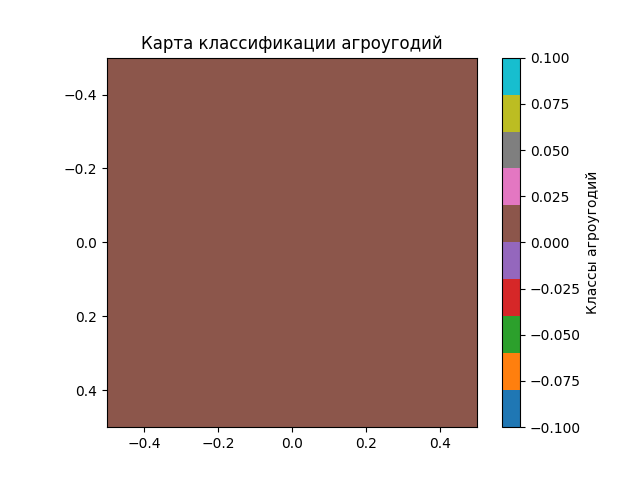
#> input picture data/results/classification_map.png, 640 x 480 px
$ python -i listing.py   (imports and definitions only)   (older library calls are emulated)
#> lines starting #> are read from the running program, lines starting #| are printed output that depends on the picture
### core/fft_analysis.py
import numpy as np  # type: ignore
import cv2  # type: ignore
import sys
# Устанавливаем кодировку UTF-8 для вывода
sys.stdout.reconfigure(encoding='utf-8')
sys.stderr.reconfigure(encoding='utf-8')


def perform_fft(image):
    """Выполняет преобразование Фурье и возвращает спектр мощности."""
    if len(image.shape) > 2:
        gray = cv2.cvtColor(image, cv2.COLOR_BGR2GRAY)
    else:
        gray = image

    # Преобразуем в 8-битное изображение (uint8), если это необходимо
    if gray.dtype != np.uint8:
        gray = cv2.normalize(gray, None, 0, 255, cv2.NORM_MINMAX).astype(np.uint8)

    f = np.fft.fft2(gray)
    fshift = np.fft.fftshift(f)
    magnitude_spectrum = 20 * np.log(np.abs(fshift))  # Спектр мощности

    # Отладочный вывод полного спектра Фурье
    print("Полный спектр Фурье (массив):")
    print(magnitude_spectrum)

    # Извлечение признаков
    mean = np.mean(magnitude_spectrum)
    std = np.std(magnitude_spectrum)

    height, width = magnitude_spectrum.shape
    center_x, center_y = width // 2, height // 2

    energy_q1 = np.sum(magnitude_spectrum[:center_y, :center_x])
    energy_q2 = np.sum(magnitude_spectrum[:center_y, center_x:])
    energy_q3 = np.sum(magnitude_spectrum[center_y:, :center_x])
    energy_q4 = np.sum(magnitude_spectrum[center_y:, center_x:])

    features = [mean, std, energy_q1, energy_q2, energy_q3, energy_q4]
    return np.array(features)

### feature_extraction.py
from core.fft_analysis import perform_fft
from core.wavelet_analysis import perform_wavelet
from core.glcm_analysis import calculate_glcm_features

def extract_features(image, method):
    """Вычисляет признаки на основе выбранного метода."""
    if method == "fft":
        features = perform_fft(image)
        print(f"Признаки, извлечённые методом FFT: {features}")
    elif method == "wavelet":
        features = perform_wavelet(image)
        print(f"Признаки, извлечённые методом Wavelet: {features}")
    elif method == "glcm":
        features = calculate_glcm_features(image)
        print(f"Признаки, извлечённые методом GLCM: {features}")
    else:
        raise ValueError(f"Метод анализа {method} не поддерживается. Используйте 'fft', 'wavelet' или 'glcm'.")
    return features

### listing.py
# Листинг программы AgroRecognition

# GUI интерфейс
import sys
# [2 lines not run here, left out]
# -*- coding: utf-8 -*-
import tkinter as tk  # type: ignore
from tkinter import filedialog, messagebox
from PIL import Image, ImageTk  # type: ignore
import subprocess
import os
import sys
import locale  # Для определения системной кодировки

class AgroRecognitionGUI:
    # [137 lines left out: functions __init__, browse_image, run_analysis, show_results, not called in this run]

# [1 line not run here, left out]
# [1 line that did not run here, left out]
# [1 line not run here, left out]

# Модуль обучения модели
import os
from classification.svm_classifier import train_svm

# Путь к файлу с обучающими данными
current_dir = os.path.dirname(__file__)
training_data_path = os.path.join(current_dir, "data", "training_data", "training_data.csv")

# [8 lines not run here, left out]

# Модуль анализа FFT
import numpy as np  # type: ignore
import cv2  # type: ignore
import sys
# Устанавливаем кодировку UTF-8 для вывода
# [2 lines not run here, left out]


# [34 lines left out: function perform_fft, not called in this run]

# Модуль анализа Wavelet
import pywt
import numpy as np  # type: ignore
import cv2  # type: ignore
import sys
# Устанавливаем кодировку UTF-8 для вывода
# [2 lines not run here, left out]


# [20 lines left out: function perform_wavelet, not called in this run]

# Модуль анализа GLCM
import numpy as np  # type: ignore
from skimage.feature import graycomatrix, graycoprops  # type: ignore
import cv2  # type: ignore
import sys
# Устанавливаем кодировку UTF-8 для вывода
# [2 lines not run here, left out]


# [21 lines left out: function calculate_glcm_features, not called in this run]

# Модуль классификации SVM
from sklearn.model_selection import train_test_split  # type: ignore
from sklearn.svm import SVC  # type: ignore
from sklearn.metrics import accuracy_score  # type: ignore
import numpy as np  # type: ignore
import joblib  # type: ignore
import os
import sys
# Устанавливаем кодировку UTF-8 для вывода
# [2 lines not run here, left out]


# [51 lines left out: functions train_svm, predict_svm, not called in this run]

# Основной модуль классификации
import sys
# [2 lines not run here, left out]

from classification.svm_classifier import predict_svm
import joblib
import os
import numpy as np

def classify_image(features):
    """Классифицирует изображение на основе признаков."""
    model_path = os.path.join("data", "svm_model.joblib")
    if not os.path.exists(model_path):
        raise FileNotFoundError(f"Модель SVM не найдена по пути: {model_path}. Пожалуйста, обучите модель.")

    # Загружаем обученную модель
    print(f"Загрузка модели SVM из {model_path}...")  # Отладочный вывод
    try:
        model = joblib.load(model_path)
        print("Модель SVM успешно загружена.")  # Отладочный вывод
    except Exception as e:
        print(f"Ошибка при загрузке модели SVM: {e}")
        raise ValueError("Не удалось загрузить модель SVM.")

    # Выполняем предсказание
    print("Выполняется предсказание модели SVM...")  # Отладочный вывод
    try:
        predictions = predict_svm(features, model)
        print(f"Предсказания модели: {predictions}")  # Отладочный вывод предсказаний
    except Exception as e:
        print(f"Ошибка при выполнении предсказания: {e}")
        raise ValueError("Ошибка при выполнении предсказания модели SVM.")

    # Проверяем, что предсказания корректны
    if predictions.size == 0:
        raise ValueError("Предсказания модели пусты. Проверьте входные данные и модель.")

    # Преобразуем предсказания в числовую карту классификации
    try:
        classification_map = np.array(predictions, dtype=int)
        print(f"Карта классификации: {classification_map}")  # Отладочный вывод карты классификации
    except Exception as e:
        print(f"Ошибка при преобразовании предсказаний в карту классификации: {e}")
        raise ValueError("Ошибка при преобразовании предсказаний в карту классификации.")

    return classification_map

# Модуль извлечения признаков
from core.fft_analysis import perform_fft
from core.wavelet_analysis import perform_wavelet
from core.glcm_analysis import calculate_glcm_features

# [14 lines left out: function extract_features, not called in this run]

# Основной модуль программы
import sys
# [2 lines not run here, left out]

import os
import argparse
from utils.image_loader import load_image
from preprocessing.noise_reduction import reduce_noise
from core.fft_analysis import perform_fft
from core.wavelet_analysis import perform_wavelet
from core.glcm_analysis import calculate_glcm_features
from classification.svm_classifier import train_svm, predict_svm
import cv2  # type: ignore
import numpy as np  # type: ignore
import joblib
from preprocessing.image_preprocessor import preprocess_image  # Измените импорт, если проблема с __init__.py
from feature_extraction import extract_features
from classification import classify_image
import matplotlib.pyplot as plt  # Для визуализации и сохранения карты классификации


# [15 lines left out: function save_classification_map, not called in this run]

def main():
    parser = argparse.ArgumentParser(description="Анализ агроугодий")
    parser.add_argument("--method", type=str, choices=["fft", "wavelet", "glcm"], required=True, help="Метод анализа")
    parser.add_argument("--preprocess", action="store_true", help="Включить предварительную обработку")
    parser.add_argument("--output", type=str, default="classification_map.png", help="Путь для сохранения карты классификации")
    parser.add_argument("--training_data", type=str, help="Путь к файлу с обучающими данными для обучения модели")
    parser.add_argument("image_path", type=str, help="Путь к изображению")

    try:
        args = parser.parse_args()
        print(f"Полученные аргументы: {args}")  # Отладочный вывод аргументов
    except SystemExit as e:
        if e.code == 2:  # Ошибка аргументов
            print("Ошибка: Проверьте правильность переданных аргументов.")
            parser.print_help()
        sys.exit(1)

    # Проверяем существование файла изображения
    if not os.path.exists(args.image_path):
        print(f"Ошибка: Файл изображения не найден: {args.image_path}")
        sys.exit(1)

    # Устанавливаем путь для сохранения карты классификации
    output_dir = os.path.join(os.getcwd(), "data")  # Сохраняем в папку data
    if not os.path.exists(output_dir):
        os.makedirs(output_dir)  # Создаём папку, если её нет
    args.output = os.path.join(output_dir, "classification_map.png")
    print(f"Путь для сохранения карты классификации: {args.output}")  # Отладочный вывод

    # Предварительная обработка
    if args.preprocess:
        print("Выполняется предварительная обработка...")
        image = preprocess_image(args.image_path)
        if image is None:
            print("Ошибка: Не удалось выполнить предварительную обработку изображения.")
            sys.exit(1)
        print(f"Предварительная обработка завершена. Размер изображения: {image.shape if isinstance(image, np.ndarray) else 'Неизвестно'}")
    else:
        image = cv2.imread(args.image_path, cv2.IMREAD_GRAYSCALE)
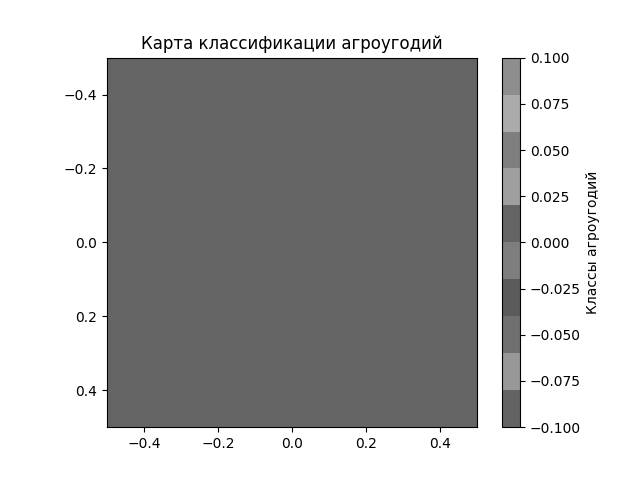
#> image: shape (480, 640); min 0, max 255, mean 179.1
        if image is None:
            print(f"Ошибка: Не удалось загрузить изображение: {args.image_path}")
            sys.exit(1)

    # Преобразуем изображение в формат uint8, если это необходимо
    if image.dtype != np.uint8:
        image = cv2.normalize(image, None, 0, 255, cv2.NORM_MINMAX).astype(np.uint8)

    # Вычисление признаков
    print("Вычисление признаков...")
    try:
        features = extract_features(image, method=args.method)
#> in perform_fft, `magnitude_spectrum = 20 * np.log(np.abs(fshift))`:
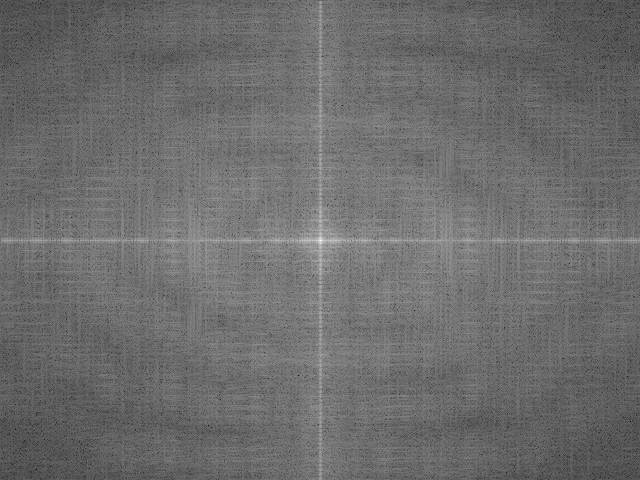
#> magnitude_spectrum: shape (480, 640) float64; min 33, max 356.5, mean 171.1; drawn with min black and max white
#> (printed output is left out)
#> in perform_fft, `mean = np.mean(magnitude_spectrum)`: mean = 171.1
#> in perform_fft, `std = np.std(magnitude_spectrum)`: std = 20.62
#> in perform_fft, `energy_q1 = np.sum(magnitude_spectrum[:center_y, :center_x])`: energy_q1 = 13166081
#> in perform_fft, `energy_q2 = np.sum(magnitude_spectrum[:center_y, center_x:])`: energy_q2 = 13090277
#> in perform_fft, `energy_q3 = np.sum(magnitude_spectrum[center_y:, :center_x])`: energy_q3 = 13099489.1
#> in perform_fft, `energy_q4 = np.sum(magnitude_spectrum[center_y:, center_x:])`: energy_q4 = 13210622.4
#> in perform_fft, `features = [mean, std, energy_q1, energy_q2, energy_q3, energy_q4]`: features = [171.1, 20.62, 13166081, 13090277, 13099489.1, 13210622.4]
#| Признаки, извлечённые методом FFT: [1.71114810e+02 2.06174731e+01 1.31660810e+07 1.30902770e+07
#|  1.30994891e+07 1.32106224e+07]
        if features is None:
            raise ValueError("Признаки не были вычислены.")
    except Exception as e:
        print(f"Ошибка при вычислении признаков: {str(e)}")
        sys.exit(1)
    print(f"Признаки вычислены: {features}")
#| Признаки вычислены: [1.71114810e+02 2.06174731e+01 1.31660810e+07 1.30902770e+07
#|  1.30994891e+07 1.32106224e+07]

    # Классификация
    print("Начало классификации...")  # Отладочный вывод
    try:
        classification_map = classify_image(features)
        if not isinstance(classification_map, np.ndarray):
            raise ValueError("Карта классификации должна быть массивом numpy.")
    except Exception as e:
        print(f"Ошибка при классификации: {str(e).encode('utf-8').decode('utf-8')}")
#> (the run stopped early here; a loop or call above may not have finished)
